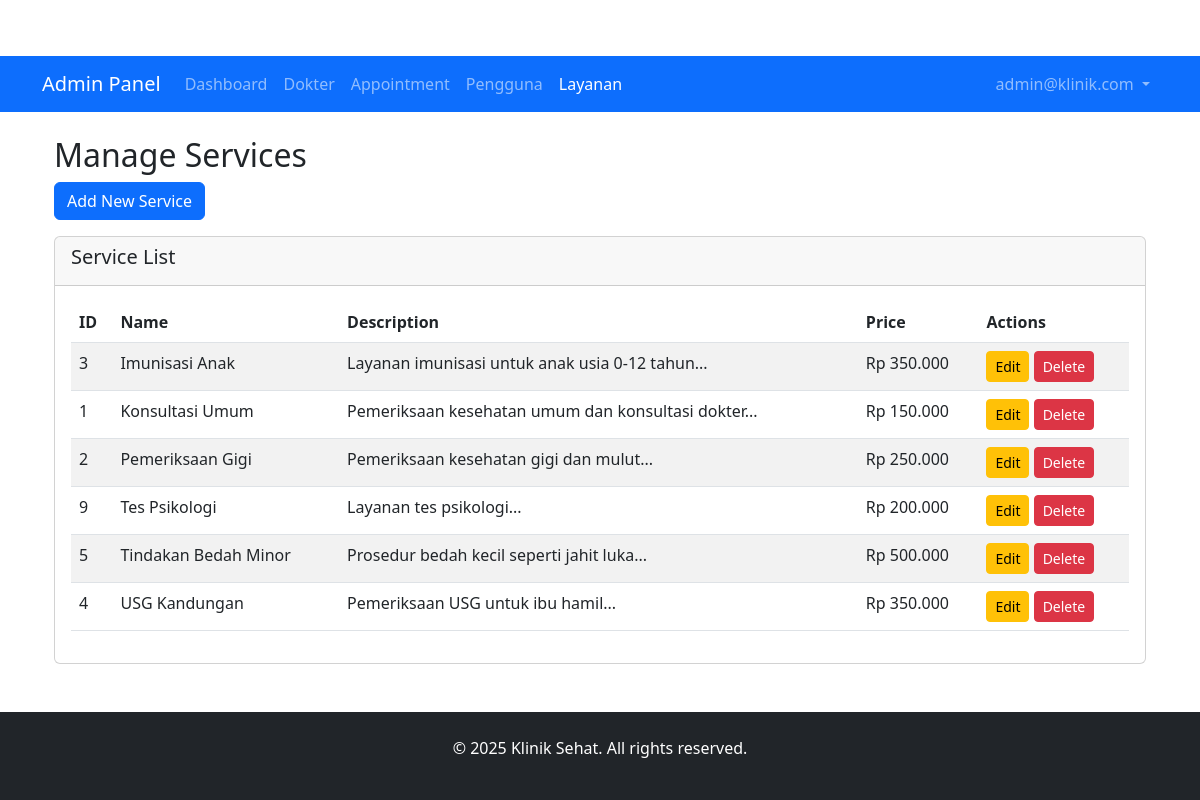
/klinik/admin/services.php (signed in), run on the app's committed database.
### tables this page shows
CREATE TABLE `services` (
  `id` int(11) NOT NULL,
  `name` varchar(100) NOT NULL,
  `description` text DEFAULT NULL,
  `price` decimal(10,2) NOT NULL
);

### klinik/admin/services.php (the view, shortened to what this page needs)
<?php
require_once '../config/database.php';
$services = $pdo->query("SELECT * FROM services ORDER BY name")->fetchAll();
include __DIR__ . '/../includes/admin-header.php';
?>
<div class="container mt-4">
    <h2>Manage Services</h2>
    <button type="button" class="btn btn-primary mb-3" data-bs-toggle="modal" data-bs-target="#addServiceModal">
        Add New Service
    </button>
    <div class="card">
        <div class="card-header">
            <h5>Service List</h5>
        </div>
        <div class="card-body">
            <div class="table-responsive">
                <table class="table table-striped">
                    <thead>
                        <tr>
                            <th>ID</th>
                            <th>Name</th>
                            <th>Description</th>
                            <th>Price</th>
                            <th>Actions</th>
                        </tr>
                    </thead>
                    <tbody>
                        <?php foreach ($services as $service): ?>
                        <tr>
                            <td><?= $service['id'] ?></td>
                            <td><?= htmlspecialchars($service['name']) ?></td>
                            <td><?= substr(htmlspecialchars($service['description']), 0, 50) ?>...</td>
                            <td>Rp <?= number_format($service['price'], 0, ',', '.') ?></td>
                            <td>
                                <button class="btn btn-sm btn-warning edit-service"
                                        data-id="<?= $service['id'] ?>"
                                        data-name="<?= htmlspecialchars($service['name']) ?>"
                                        data-description="<?= htmlspecialchars($service['description']) ?>"
                                        data-price="<?= $service['price'] ?>">
                                    Edit
                                </button>
                                <a href="services.php?delete=<?= $service['id'] ?>" class="btn btn-sm btn-danger"
                                   onclick="return confirm('Are you sure?')">Delete</a>
                            </td>
                        </tr>
                        <?php endforeach; ?>
                    </tbody>
                </table>
            </div>
        </div>
    </div>
</div>
<?php include __DIR__ . '/../includes/footer.php'; ?>

### klinik/assets/style.css (style rules this page uses)
body { padding-top: 56px; }

### data on the page
services: id "3", name "Imunisasi Anak", description "Layanan imunisasi untuk anak usia 0-12 tahun", price "350.000"
services: id "1", name "Konsultasi Umum", description "Pemeriksaan kesehatan umum dan konsultasi dokter", price "150.000"
services: id "2", name "Pemeriksaan Gigi", description "Pemeriksaan kesehatan gigi dan mulut", price "250.000"
services: id "9", name "Tes Psikologi", description "Layanan tes psikologi", price "200.000"
services: id "5", name "Tindakan Bedah Minor", description "Prosedur bedah kecil seperti jahit luka", price "500.000"
services: id "4", name "USG Kandungan", description "Pemeriksaan USG untuk ibu hamil", price "350.000"

### other printed values
$_SESSION['user_email'] "admin@klinik.com"
